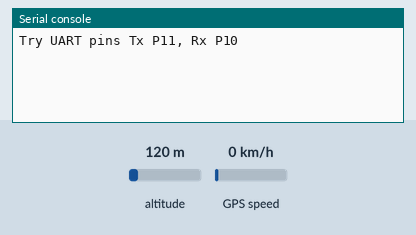
Simulated run of this program. Board: MicroPython board. Parts: the last lines printed to the serial console. The test bench sets the inputs (shaded band); at power-on: GPS speed 0 km/h, altitude 120 m. The GPS gets a fix after 3 s at 37.7749, -122.4194 with 8 satellites.

Above: at 1.2 s.
1.3 s: GPS speed set to 2 km/h
At 2.16 s:
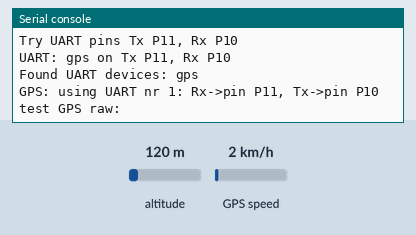
4.1 s: altitude set to 20 m
At 5.8 s:
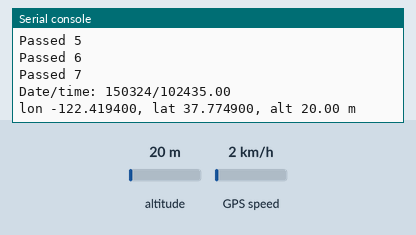
6.9 s: altitude set to 250 m
At 13.1 s:
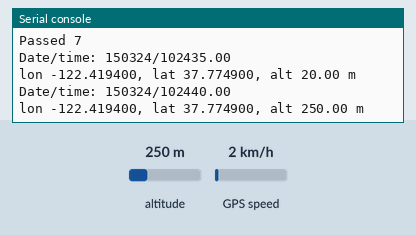
Timing chart, 0 to 14.6 s (numbered marks = the images above; inputs shaded):
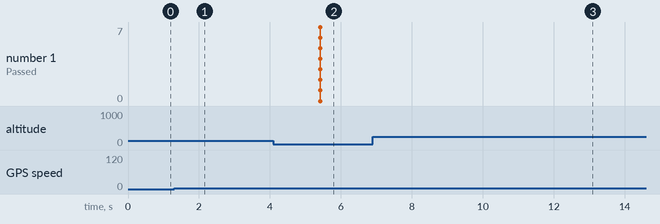

Measured:
- after the input at 4.1 s, the serial console: prints a new line after 1.3 s (image 2)
- after the input at 6.9 s, the serial console: prints a new line after 4.7 s (image 3)

The program:

gps_test.py
```python
from machine import UART
from time import sleep_ms, ticks_ms

__version__ = "0." + "$Revision: 1.10 $"[11:-2]
__license__ = 'GPLV4'

# dflt pins=(Tx-pin,Rx-pin): wiring Tx-pin -> Rx GPS module
# default UART(port=1,baudrate=9600,timeout_chars=2,pins=('P3','P4'))

try:
  from Config import useGPS
except:
  useGPS = False

uart = [-1]
try:
  from Config import uart
except: pass

try:
  from Config import G_Tx, G_Rx
except:
  import whichUART
  which = whichUART.identifyUART(uart=uart,debug=True)
  try:
    G_Tx = which.G_TX; G_Rx = which.G_RX
    useGPS = which.GPS
  except:
    useGPS = False

if not useGPS: raise OSError("GPS not configured")

print('GPS: using %s nr %d: Rx->pin %s, Tx->pin %s' % (useGPS,len(uart),G_Tx,G_Rx))

last_read = 0
def readCR(serial):
  global last_read
  if not last_read:
    serial.readall()
    last_read = ticks_ms()
  last_read = ticks_ms()-last_read
  if last_read < 200 and last_read >= 0:
    sleep_ms(200-last_read)
  try:
    line = serial.readline().decode('utf-8')
  except:
    print('Read line error')
    line = ''
  last_read = ticks_ms()
  return line.strip()

try:
    print("test GPS raw:")
    ser = UART(1,baudrate=9600,timeout_chars=80,pins=(G_Tx,G_Rx))
    for cnt in range(10):
      try:
        x=readCR(ser)
      except:
        print("Cannot read GPS data")
        break
      print(x)
      sleep_ms(200)

    print("test using GPS Dexter:")
    import GPS_dexter as GPS
    # UART Pins pins=(Tx,Rx) default Tx=P3 and Rx=P4
    gps = GPS.GROVEGPS(port=1,baud=9600,debug=True,pins=(G_Tx,G_Rx))
    for cnt in range(10):
      data = gps.MyGPS()
      if data:
        print("Date/time: %s/%s" % (data['date'],data['timestamp']))
        print("lon %.6f, lat %.6f, alt %.2f m" % (data['longitude'],data['latitude'],data['altitude']))
        # print(data)
        gps.debug = False
      else:
        print('No satellites found for a fit')
        print('Turn on debugging')
        gps.debug = True
      sleep_ms(5000)

except ImportError:
    print("Missing Grove GPS libraries")
except:
    print("Unable to get GPS data  on port %s" % useGPS)
import sys
sys.exit()


# raw  GPS output something like
'''
$GPGGA,001929.799,,,,,0,0,,,M,,M,,*4C
$GPGSA,A,1,,,,,,,,,,,,,,,*1E
$GPGSV,1,1,00*79
$GPRMC,001929.799,V,,,,,0.00,0.00,060180,,,N*46
$GPGGA,001930.799,,,,,0,0,,,M,,M,,*44
$GPGSA,A,1,,,,,,,,,,,,,,,*1E
'''
```

whichUART.py
```python
from machine import UART
from time import sleep

__version__ = "0." + "$Revision: 1.5 $"[11:-2]
__license__ = 'GPLV4'

# Config.py definitions preceed
# if UARTpins array of (Tx,Rx) tuples is defined try to identify UART device
# if UARTpins is defined dust or useGPS + pins maybe overwritten
class identifyUART:
  def __init__(self, uart=[-1], UARTpins=[('P11','P10')], debug=False):
    error = "Unable to identify UART devs"
    self.uart = uart
    if len(self.uart) > 3: raise ValueError(error)
    self.debug = debug
    self.UARTs = UARTpins
    self.dust = ''; self.D_Tx = None; self.D_Rx = None
    self.useGPS = ''; self.G_Tx = None; self.G_Rx = None
    try:
      from Config import UARTpins as pins
      if (type(pins) is list) and len(pins): self.UARTS = pins
    except: pass
    self.dust = 'PMSx003'; self.D_Tx = UARTpins[0][0]; self.D_Rx = UARTpins[0][1]  # defaults
    try:
      from Config import dust, D_Tx, D_Rx
      self.dust = dust; self.D_Tx = D_Tx; self.D_Rx = D_Rx  # use config
    except:  pass
    # self.useGPS = False; self.G_Tx = UARTpins[1][0]; self.G_Rx = UARTpins[1][1]  # defaults
    try:
      from Config import useGPS, G_Tx, G_Rx
      self.useGPS = useGPS; self.G_Tx = G_Tx; self.G_Rx = G_Rx  # use config
    except:  pass
    if not len(self.UARTs):
      if self.debug: print("No UART pins defined")
    else:
      devs = self.identify()
      if self.debug: print("Found UART devices: %s" % ', '.join(devs))
    return None

  # try to discover type of uart sensor
  def identify(self):
    found = []
    for one in self.UARTs:
        if (len(one) != 2) or (not type(one[0]) is str) or (not type(one[1]) is str):
            continue
        if self.debug: print("Try UART pins Tx %s, Rx %s" % one)
        for baud in [9600,115200]:
          cnt = len(found)
          ser = UART(len(self.uart), baudrate=baud, pins=one, timeout_chars=20)
          for i in range(0,6): # try 3 times to read known pattern
            line = []
            sleep(2)
            try: line = ser.readall()
            except:
                print("Uart read error")
                continue
            if (line == None) or (not len(line)):   # try to wake up
                if not 'dust' in found:
                  if self.debug: print("Try to wake up device")
                  if (i%3) == 0: ser.write(b'\x42\x4D\xE1\x00\x01\x01\x71') # try activate PMS
                  elif (i%3) == 1: ser.write(b'\xAA\xB4\x06\x01\x01\x00\x00\x00\x00\x00\x00\x00\x00\x00\x00\xFF\xFF\x06\xAB') # second try activate SDS
                  elif (i%3) == 2:
                    ser.write(b'~\x00\xd3\x00,~') # try reset SPS
                  sleep(1)
                continue
            # if self.debug: print("Read: %s" % line)
            if (not 'dust' in found) and (line.count(b'\x42\x4D') > 0): # start char BM
                self.dust = 'PMSx003'; self.D_Tx = one[0]; self.D_Rx = one[1]
                found.append('dust')
            elif (not 'dust' in found) and line.count(b'\xAA') and line.count(b'\xC0'): # start char 0xAA,0xC0 tail 0xAB
                self.dust = 'SDS011'; self.D_Tx = one[0]; self.D_Rx = one[1]
                found.append('dust')
            elif (not 'gps' in found) and (line.count(b'GPGGA') or line.count(b',') > 1):
                self.useGPS = 'UART'; self.G_Tx = one[0]; self.G_Rx = one[1]
                found.append('gps')
            elif (not 'dust' in found) and (line.count(b'~\x00\xd3\x00') or line.count(b'\x00\x2C~')):
                self.useGPS = 'SPS30'; self.G_Tx = one[0]; self.G_Rx = one[1]
                found.append('dust')
            else: continue
            if self.debug: print("UART: %s on Tx %s, Rx %s" % (found[-1], one[0],one[1]))
            break
          ser.readall(); ser.deinit(); del ser
          if len(found) > cnt: break
          if i > 2:
            print("Unknown device found on Tx %s, Rx %s" % one)
    return found

  @property
  def uartDust(self):
    return self.dust, self.D_Tx, self.D_Rx

  @property
  def DUST(self):
    return self.dust

  @property
  def D_TX(self):
    return self.D_Tx

  @property
  def D_RX(self):
    return self.D_Rx

  @property
  def uartGPS(self):
    return self.useGPS, self.G_Tx, self.G_Rx

  @property
  def GPS(self):
    return self.useGPS

  @property
  def G_TX(self):
    return self.G_Tx

  @property
  def G_RX(self):
    return self.G_Rx
```

GPS_dexter.py
```python
# from https://github.com/DexterInd/GrovePi
# Software/Python/dexter_gps
# changed for micropython
# $Id: GPS_dexter.py,v 1.6 2018/03/29 18:18:20 teus Exp teus $

import re
try:
  from machine import UART, RTC
  from time import sleep_ms, ticks_ms
except:
  from const import UART, sleep_ms, ticks_ms  # not micropython
  RTC = None

patterns=["$GPGGA",
  "/[0-9]{6}\.[0-9]{2}/", # timestamp hhmmss.ss
  "/[0-9]{4}.[0-9]{2,/}", # latitude of position
  "/[NS]",  # North or South
  "/[0-9]{4}.[0-9]{2}", # longitude of position
  "/[EW]",  # East or West
  "/[012]", # GPS Quality Indicator
  "/[0-9]+", # Number of satellites
  "/./", # horizontal dilution of precision x.x
  "/[0-9]+\.[0-9]*/" # altitude x.x
  ]

class GROVEGPS:
  # dflt pins=(Tx-pin,Rx-pin): wiring Tx-pin -> Rx GPS module
  def __init__(self,port=1,baud=9600,debug=False,pins=('P3','P4')):
    try:
      self.ser = UART(port,baudrate=baud,pins=pins)
    except:
      self.ser = UART(port,baudrate=baud)
    self.ser.readall()
    self.raw_line = ""
    self.gga = []
    self.validation =[] # contains compiled regex
    self.debug = debug
    self.last_read = 0
    self.date = 0

    # compile regex once to use later
    for i in range(len(patterns)-1):
      self.validation.append(re.compile(patterns[i]))

    self.clean_data()
    # self.get_date()  # attempt to get a date from GPS.

  def DEBUG(self,in_str):
    if self.debug:
      print(in_str)

  # convert to string and if needed wait a little
  def readCR(self,serial):
    if not self.last_read:
      serial.readall()
      self.last_read = ticks_ms()
    self.last_read = ticks_ms()-self.last_read
    if self.last_read < 200 and self.last_read >= 0:
      sleep_ms(200-self.last_read)
    line = ''
    try:
      line = serial.readline().decode('utf-8')
    except:
      if self.debug: print('Read line error')
    self.last_read = ticks_ms()
    return line.strip()


  def clean_data(self):
    '''
    clean_data:
    ensures that all relevant GPS data is set to either empty string
    or -1.0, or -1, depending on appropriate type
    This occurs right after initialisation or
    after 50 attemps to reach GPS
    '''
    self.timestamp = ""
    self.lat = -1.0    # degrees minutes and decimals of minute
    self.NS = ""
    self.lon = -1.0
    self.EW = ""
    self.quality = -1
    self.satellites = -1
    self.altitude = -1.0

    self.latitude = -1.0  #degrees and decimals
    self.longitude = -1.0
    self.fancylat = ""  #

  def read(self):
    '''
    Attempts 50 times at most to get valid data from GPS
    Returns as soon as valid data is found
    If valid data is not found, then clean up data in GPS instance
    '''
    valid = False
    for i in range(50):
      # sleep_ms(500)
      self.raw_line = self.readCR(self.ser)
      if self.validate(self.raw_line):
        valid = True
        break;

    if valid:
      return self.gga
    else:
      self.clean_data()
      return []

  # use GPS date/time to update RTC time
  def UpdateRTC(self):
    for i in range(20):
      if self.date: break
      self.read()
    day = int(self.date)
    if not day:
      return False
    hours = int(float(self.timestamp))
    millis = int(float(self.timestamp)*1000)%1000
    try:
      rtc = RTC()
      rtc.init((2000+(day%100),(day//100)%100,day//10000,hours//10000,(hours//100)%100,hours%100,millis%1000))
    except:
      return False
    return True

  def validate(self,in_line):
    '''
    Runs regex validation on a GPGAA sentence.
    Returns False if the sentence is mangled
    Return True if everything is all right and sets internal
    class members.
    '''
    if in_line == "":
      return False
    if in_line[:6] == "$GPRMC":  # got time/date line
      ind = in_line.split(',')
      if (len(ind) < 9) or (len(ind[9]) != 6): return False
      self.date = ind[9]
      return False
    if in_line[:6] != "$GPGGA":
      return False

    self.gga = in_line.split(",")
    self.DEBUG(self.gga)

    # Sometimes multiple GPS data packets come into the stream.
    # Take the data only after the last '$GPGGA' is seen
    try:
      ind=self.gga.index('$GPGGA',5,len(self.gga))
      self.gga=self.gga[ind:]
    except ValueError:
      pass

    if len(self.gga) != 15:
      self.DEBUG("Failed: wrong number of parameters ")
      self.DEBUG(self.gga)
      return False

    for i in range(len(self.validation)-1):
      if len(self.gga[i]) == 0:
        self.DEBUG("Failed: empty string %d"%i)
        return False
      test = self.validation[i].match(self.gga[i])
      if test == False:
        self.DEBUG("Failed: wrong format on parameter %d"%i)
        return False
      else:
        self.DEBUG("Passed %d"%i)

    try:
      self.timestamp = self.gga[1]
      self.lat = float(self.gga[2])
      self.NS = self.gga[3]
      self.lon = float(self.gga[4])
      self.EW = self.gga[5]
      self.quality = int(self.gga[6])
      self.satellites = int(self.gga[7])
      self.altitude = float(self.gga[9])

      self.latitude = self.lat // 100 + self.lat % 100 / 60
      if self.NS == "S":
        self.latitude = - self.latitude
      self.longitude = self.lon // 100 + self.lon % 100 / 60
      if self.EW == "W":
        self.longitude = -self.longitude
    except ValueError:
      self.DEBUG( "FAILED: invalid value")

    return True

  def MyGPS(self):
    for cnt in range(20):
      self.read()
      if self.quality > 0: break
    if self.quality < 1:
      return None
    self.UpdateRTC()
    # 4 decimals: resolution of ~ 11 meter
    return {
      'date': self.date,
      'timestamp': self.timestamp,
      'longitude': round(self.longitude,4),
      'latitude': round(self.latitude,4),
      'altitude': int(self.altitude) }


# gps = GROVEGPS(port=1,baud=9600,timeout=0,debug=False,pins=('P3','P4'))
# data = gps.read()
# print(data)
```
